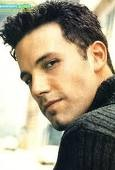
#> input picture 16-FaceRecognition/data/train/Ben Afflek/1.jpg, 115 x 170 px, given in place of the camera
$ python edge.py
#> lines starting #> are read from the running program, lines starting #| are printed output that depends on the picture; after the words box and inside, x2 and y2 are one past the last pixel; in counts of white or black regions, pixels touching at a corner belong together
import cv2 as cv
import numpy as np

# how to find edges


capture = cv.VideoCapture(0)

while True:
    is_true, frame = capture.read()
#> frame is the input picture: shape (170, 115, 3); mean B, G, R 130.9, 151.7, 161.1

    gray = cv.cvtColor(frame, cv.COLOR_BGR2GRAY)
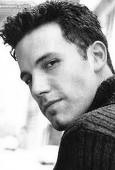
#> gray: shape (170, 115); min 0, max 255, mean 152.2

    # laplacian
    lap = cv.Laplacian(gray, cv.CV_64F)
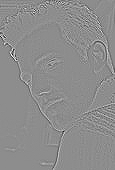
#> lap: shape (170, 115) float64; min -494, max 397, mean -0.1; drawn with min black and max white
    lap = np.uint8(np.absolute(lap))
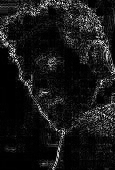
#> lap: shape (170, 115); min 0, max 254, mean 22.9

    # sobel
    sobelx = cv.Sobel(gray, cv.CV_64F, 1, 0)
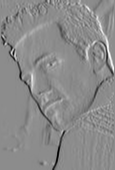
#> sobelx: shape (170, 115) float64; min -925, max 758, mean -6.9; drawn with min black and max white
    sobely = cv.Sobel(gray, cv.CV_64F, 0, 1)
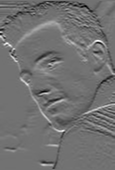
#> sobely: shape (170, 115) float64; min -693, max 854, mean -3.9; drawn with min black and max white
    sobel = cv.bitwise_or(sobely, sobelx)
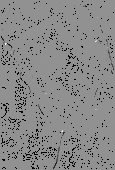
#> sobel: shape (170, 115) float64; 5.38% of the values are NaN or infinite; the others: min -130944, max 98048, mean -718.3; drawn with min black, max white, NaN and infinite black
    cv.imshow('Video', sobel)
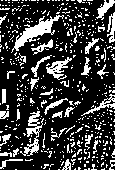
#> window 'Video': shape (170, 115); 23.3% white in thin lines or dots

    if cv.waitKey(20) & 0xFF == ord('d'):
#> (key Esc is pressed here)
        break

capture.release()
cv.destroyAllWindows()

$ run again, on 16-FaceRecognition/data/train/Ben Afflek/10.jpg
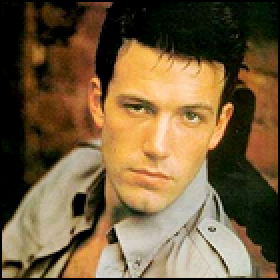
#> input picture 16-FaceRecognition/data/train/Ben Afflek/10.jpg, 140 x 140 px, given in place of the camera (shown 2 times larger)
#> frame is the input picture: shape (140, 140, 3); mean B, G, R 60.5, 93.3, 116
#> `sobel = cv.bitwise_or(sobely, sobelx)`:
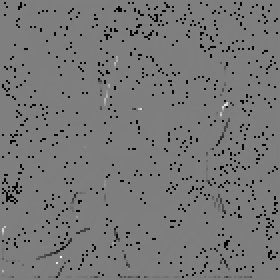
#> sobel: shape (140, 140) float64 (shown 2 times larger); 4.63% of the values are NaN or infinite; the others: min -120704, max 121600, mean -542.4; drawn with min black, max white, NaN and infinite black
#> `cv.imshow('Video', sobel)`:
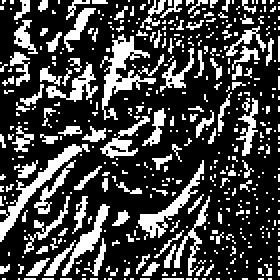
#> window 'Video': shape (140, 140) (shown 2 times larger); 26.9% white in thin lines or dots

$ run again, on 16-FaceRecognition/data/train/Ben Afflek/12.jpg
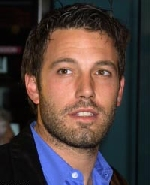
#> input picture 16-FaceRecognition/data/train/Ben Afflek/12.jpg, 150 x 185 px, given in place of the camera
#> frame is the input picture: shape (185, 150, 3); mean B, G, R 60.5, 62.7, 77.8
#> `cv.imshow('Video', sobel)`:
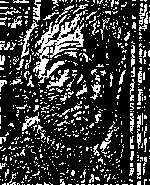
#> window 'Video': shape (185, 150); 23.2% white in thin lines or dots
